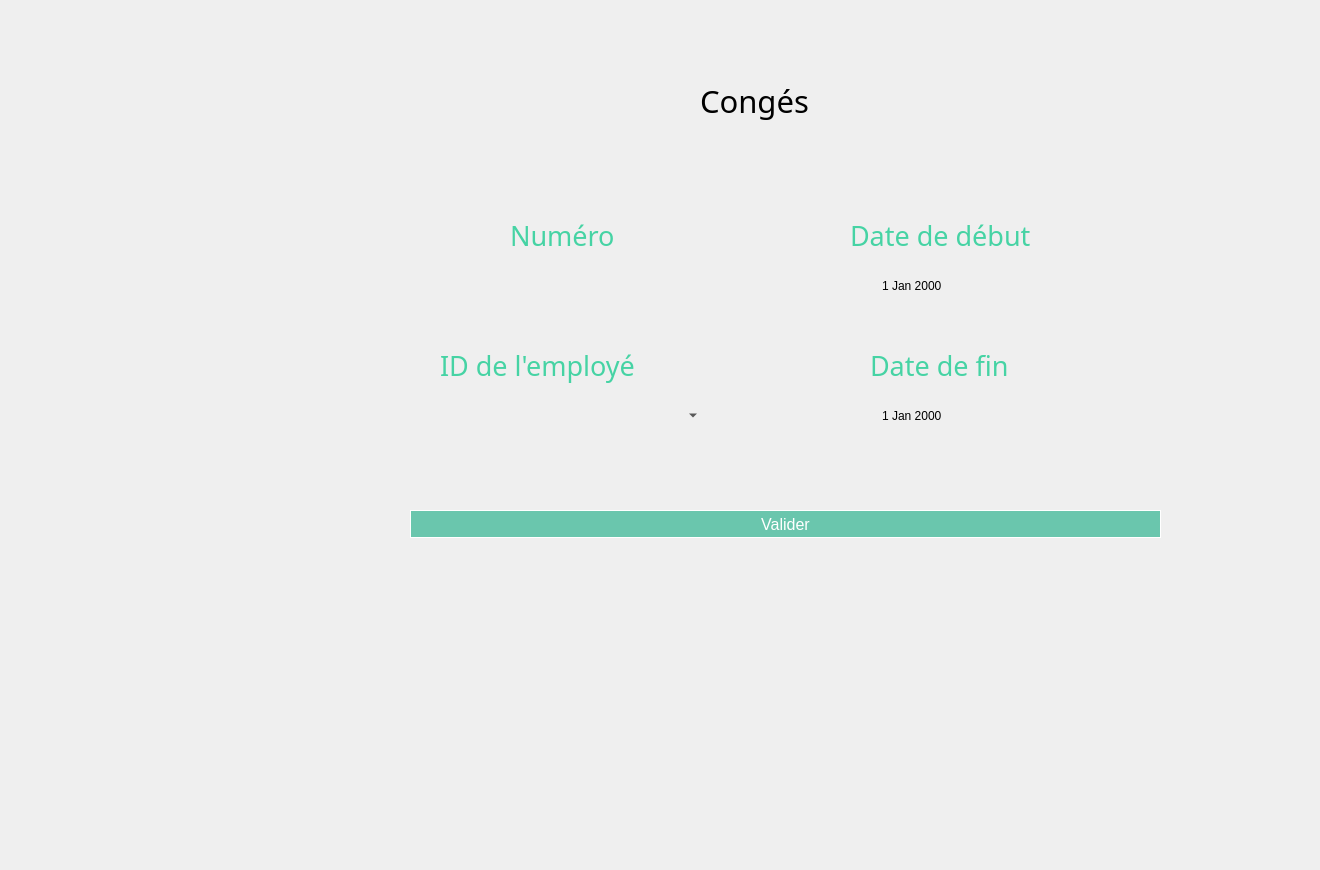
    <widget class="QWidget" name="page_16">
     <widget class="QLineEdit" name="numconge">
      <property name="geometry">
       <rect>
        <x>480</x>
        <y>270</y>
        <width>221</width>
        <height>31</height>
       </rect>
      </property>
      <property name="styleSheet">
       <string notr="true"> background-color: Transparent;
 border: none;</string>
      </property>
     </widget>
     <widget class="QPushButton" name="ajoutconge">
      <property name="geometry">
       <rect>
        <x>410</x>
        <y>510</y>
        <width>751</width>
        <height>28</height>
       </rect>
      </property>
      <property name="styleSheet">
       <string notr="true">QPushButton{
line-height: 1;
    color: #ffffff;
    background-color: #6ac6ad;
    background-clip: padding-box;
	border: 1px solid #ffffff;
    font-weight: 400;
	font-size: 16px;
    padding: 0.875rem 1.375rem;
}
QPushButton:hover{
	border: 1px solid #f75454;
 color: #f75454;
    background-color: #ffffff;

}
</string>
      </property>
      <property name="text">
       <string>Valider</string>
      </property>
     </widget>
     <widget class="QDateEdit" name="dated">
      <property name="geometry">
       <rect>
        <x>880</x>
        <y>270</y>
        <width>191</width>
        <height>31</height>
       </rect>
      </property>
      <property name="styleSheet">
       <string notr="true"> background-color: Transparent;
 border: none;</string>
      </property>
     </widget>
     <widget class="QDateEdit" name="datef">
      <property name="geometry">
       <rect>
        <x>880</x>
        <y>400</y>
        <width>201</width>
        <height>31</height>
       </rect>
      </property>
      <property name="styleSheet">
       <string notr="true"> background-color: Transparent;
 border: none;</string>
      </property>
     </widget>
     <widget class="QComboBox" name="comboBoxid">
      <property name="geometry">
       <rect>
        <x>480</x>
        <y>400</y>
        <width>221</width>
        <height>31</height>
       </rect>
      </property>
      <property name="styleSheet">
       <string notr="true"> background-color: Transparent;
 border: none;</string>
      </property>
     </widget>
     <widget class="QPushButton" name="emppp">
      <property name="geometry">
       <rect>
        <x>80</x>
        <y>280</y>
        <width>131</width>
        <height>51</height>
       </rect>
      </property>
      <property name="styleSheet">
       <string notr="true">QPushButton {
	font-weight: 500;
	text-align: center;
    vertical-align: middle;
	background-color: transparent;
	padding: 5px 15px 15px 20px;
    color: #fff;
	font-size: 11px;
	border : 0;
	border-right: 3px solid transparent;
 	background-position: center top;
    background-repeat: no-repeat;
    background-origin: content;
    background-image: url(&quot;C:/Users/hp/Desktop/anglais/projet c++ design/employee1.png&quot;);
}

QPushButton:hover {
	color: #ffffff;
	font-weight: 500;
	background-image: url(&quot;C:/Users/hp/Desktop/anglais/projet c++ design/employee2.png&quot;);
}</string>
      </property>
      <property name="text">
       <string/>
      </property>
     </widget>
     <widget class="QPushButton" name="push">
      <property name="geometry">
       <rect>
        <x>60</x>
        <y>380</y>
        <width>171</width>
        <height>61</height>
       </rect>
      </property>
      <property name="styleSheet">
       <string notr="true">QPushButton {
	font-weight: 500;
	text-align: center;
    vertical-align: middle;
	background-color: transparent;
	padding: 5px 15px 15px 20px;
    color: #fff;
	font-size: 11px;
	border : 0;
	border-right: 3px solid transparent;
 	background-position: center top;
    background-repeat: no-repeat;
    background-origin: content;
    background-image: url(&quot;C:/Users/hp/Desktop/anglais/projet c++ design/calendrier1.png&quot;);
}

QPushButton:hover {
	color: #ffffff;
	font-weight: 500;
	background-image: url(&quot;C:/Users/hp/Desktop/anglais/projet c++ design/calendrier2.png&quot;);
}</string>
      </property>
      <property name="text">
       <string/>
      </property>
     </widget>
     <widget class="QLabel" name="label_610">
      <property name="geometry">
       <rect>
        <x>-20</x>
        <y>-20</y>
        <width>1311</width>
        <height>861</height>
       </rect>
      </property>
      <property name="text">
       <string/>
      </property>
      <property name="pixmap">
       <pixmap>../../Desktop/anglais/projet c++ design/bg2.png</pixmap>
      </property>
      <property name="scaledContents">
       <bool>true</bool>
      </property>
     </widget>
     <widget class="QLabel" name="label_611">
      <property name="geometry">
       <rect>
        <x>700</x>
        <y>60</y>
        <width>301</width>
        <height>81</height>
       </rect>
      </property>
      <property name="font">
       <font>
        <family>Montserrat Alternates</family>
        <pointsize>23</pointsize>
       </font>
      </property>
      <property name="text">
       <string>Congés</string>
      </property>
     </widget>
     <widget class="QLabel" name="label_80">
      <property name="geometry">
       <rect>
        <x>440</x>
        <y>250</y>
        <width>291</width>
        <height>71</height>
       </rect>
      </property>
      <property name="text">
       <string/>
      </property>
      <property name="pixmap">
       <pixmap>../../Downloads/saisir.png</pixmap>
      </property>
      <property name="scaledContents">
       <bool>true</bool>
      </property>
     </widget>
     <widget class="QLabel" name="label_292">
      <property name="geometry">
       <rect>
        <x>510</x>
        <y>220</y>
        <width>161</width>
        <height>31</height>
       </rect>
      </property>
      <property name="font">
       <font>
        <family>Montserrat Alternates</family>
        <pointsize>20</pointsize>
        <weight>50</weight>
        <bold>false</bold>
       </font>
      </property>
      <property name="styleSheet">
       <string notr="true">color: rgb(70, 211, 164);</string>
      </property>
      <property name="text">
       <string>Numéro</string>
      </property>
     </widget>
     <widget class="QLabel" name="label_293">
      <property name="geometry">
       <rect>
        <x>850</x>
        <y>220</y>
        <width>261</width>
        <height>31</height>
       </rect>
      </property>
      <property name="font">
       <font>
        <family>Montserrat Alternates</family>
        <pointsize>20</pointsize>
        <weight>50</weight>
        <bold>false</bold>
       </font>
      </property>
      <property name="styleSheet">
       <string notr="true">color: rgb(70, 211, 164);</string>
      </property>
      <property name="text">
       <string>Date de début</string>
      </property>
     </widget>
     <widget class="QLabel" name="label_81">
      <property name="geometry">
       <rect>
        <x>820</x>
        <y>250</y>
        <width>291</width>
        <height>71</height>
       </rect>
      </property>
      <property name="text">
       <string/>
      </property>
      <property name="pixmap">
       <pixmap>../../Downloads/saisir.png</pixmap>
      </property>
      <property name="scaledContents">
       <bool>true</bool>
      </property>
     </widget>
     <widget class="QLabel" name="label_294">
      <property name="geometry">
       <rect>
        <x>870</x>
        <y>350</y>
        <width>201</width>
        <height>31</height>
       </rect>
      </property>
      <property name="font">
       <font>
        <family>Montserrat Alternates</family>
        <pointsize>20</pointsize>
        <weight>50</weight>
        <bold>false</bold>
       </font>
      </property>
      <property name="styleSheet">
       <string notr="true">color: rgb(70, 211, 164);</string>
      </property>
      <property name="text">
       <string>Date de fin</string>
      </property>
     </widget>
     <widget class="QLabel" name="label_99">
      <property name="geometry">
       <rect>
        <x>820</x>
        <y>380</y>
        <width>291</width>
        <height>71</height>
       </rect>
      </property>
      <property name="text">
       <string/>
      </property>
      <property name="pixmap">
       <pixmap>../../Downloads/saisir.png</pixmap>
      </property>
      <property name="scaledContents">
       <bool>true</bool>
      </property>
     </widget>
     <widget class="QLabel" name="label_612">
      <property name="geometry">
       <rect>
        <x>440</x>
        <y>340</y>
        <width>301</width>
        <height>51</height>
       </rect>
      </property>
      <property name="font">
       <font>
        <family>Montserrat Alternates</family>
        <pointsize>20</pointsize>
        <weight>50</weight>
        <bold>false</bold>
       </font>
      </property>
      <property name="styleSheet">
       <string notr="true">color: rgb(70, 211, 164);</string>
      </property>
      <property name="text">
       <string>ID de l'employé</string>
      </property>
     </widget>
     <widget class="QLabel" name="label_100">
      <property name="geometry">
       <rect>
        <x>430</x>
        <y>380</y>
        <width>291</width>
        <height>71</height>
       </rect>
      </property>
      <property name="text">
       <string/>
      </property>
      <property name="pixmap">
       <pixmap>../../Downloads/saisir.png</pixmap>
      </property>
      <property name="scaledContents">
       <bool>true</bool>
      </property>
     </widget>
     <widget class="QPushButton" name="pushButton_158">
      <property name="geometry">
       <rect>
        <x>10</x>
        <y>720</y>
        <width>121</width>
        <height>61</height>
       </rect>
      </property>
      <property name="styleSheet">
       <string notr="true">QPushButton {
	font-weight: 500;
	text-align: center;
    vertical-align: middle;
	background-color: transparent;
	padding: 5px 15px 15px 20px;
    color: #fff;
	font-size: 11px;
	border : 0;
	border-right: 3px solid transparent;
 	background-position: center top;
    background-repeat: no-repeat;
    background-origin: content;
    background-image: url(&quot;C:/Users/hp/Desktop/anglais/projet c++ design/return1.png&quot;);
}

QPushButton:hover {
	color: #ffffff;
	font-weight: 500;
	background-image: url(&quot;C:/Users/hp/Desktop/anglais/projet c++ design/return2.png&quot;);
}</string>
      </property>
      <property name="text">
       <string/>
      </property>
     </widget>
     <zorder>label_610</zorder>
     <zorder>ajoutconge</zorder>
     <zorder>emppp</zorder>
     <zorder>push</zorder>
     <zorder>label_611</zorder>
     <zorder>label_80</zorder>
     <zorder>numconge</zorder>
     <zorder>label_292</zorder>
     <zorder>label_293</zorder>
     <zorder>label_81</zorder>
     <zorder>dated</zorder>
     <zorder>label_294</zorder>
     <zorder>label_99</zorder>
     <zorder>datef</zorder>
     <zorder>label_612</zorder>
     <zorder>label_100</zorder>
     <zorder>comboBoxid</zorder>
     <zorder>pushButton_158</zorder>
    </widget>
